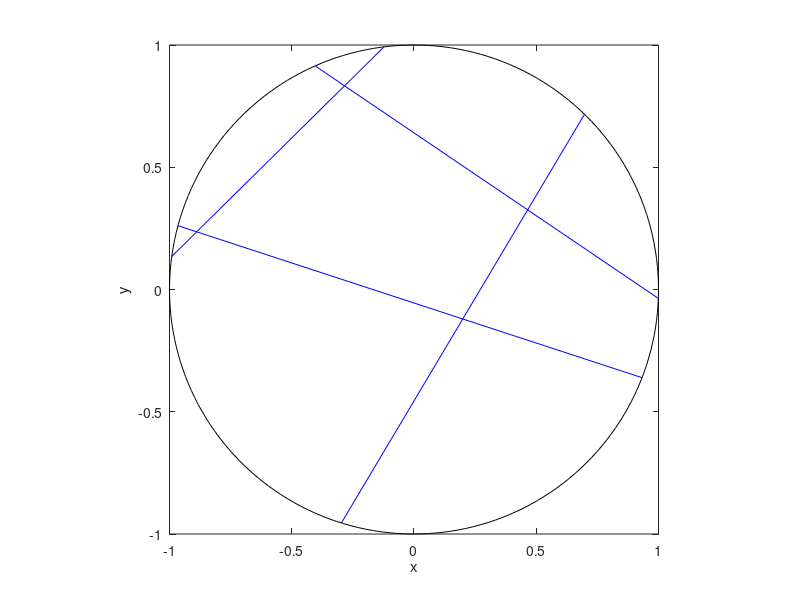

MATLAB code for this plot:
% Simulate a Poisson line process on a disk.
% Author: H. Paul Keeler, 2019.

close all; clearvars; clc;

%%%START Parameters START%%%
%Poisson line process parameters
lambda=2; %intensity (ie mean density) of the Poisson line process

%Simulation disk dimensions
xx0=0; yy0=0; %center of disk
r=1; %disk radius
massLine=2*pi*r*lambda; %total measure of line process
%%%END Parameters END%%%

%%%START Simulate a Poisson line process on a disk START%%%
%Simulate Poisson point process
numbLines=poissrnd(massLine);%Poisson number of lines
theta=2*pi*rand(numbLines,1); %choose angular component uniformly
p=r*rand(numbLines,1); %choose radial component uniformly
q=sqrt(r.^2-p.^2); %distance to circle edge (alonge line)

%calculate trig values
sin_theta=sin(theta);
cos_theta=cos(theta);

%calculate segment endpoints of Poisson line process
xx1=xx0+p.*cos_theta+q.*sin_theta;
yy1=yy0+p.*sin_theta-q.*cos_theta;
xx2=xx0+p.*cos_theta-q.*sin_theta;
yy2=yy0+p.*sin_theta+q.*cos_theta;
%%%END Simulate a Poisson line process on a disk END%%%


%%% START Plotting %%%START
%draw circle
t=linspace(0,2*pi,200);
xp=r*cos(t); yp=r*sin(t);
plot(xx0+xp,yy0+yp,'k');
axis square; hold on;
xlabel('x'); ylabel('y');

%plot segments of Poisson line process
plot([xx1';xx2'],[yy1';yy2'],'b');
%%%END Plotting END%%%
